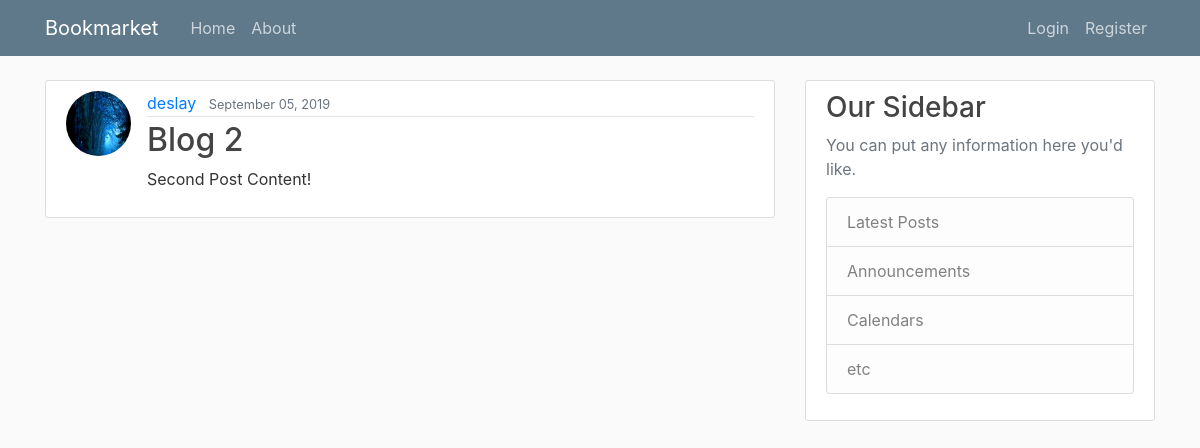
The app's page /post/2/ with its own data.
### bookmarket/models.py (models this page shows, shortened)
class Post(models.Model):
    title = models.CharField(max_length=100)
    content = models.TextField()
    date_posted = models.DateTimeField(default=timezone.now)
    authour = models.ForeignKey(User, on_delete=models.CASCADE)

### users/models.py (models this page shows, shortened)
class Profile(models.Model):
    user = models.OneToOneField(User, on_delete=models.CASCADE)
    image = models.ImageField(default='default.jpg', upload_to='profile_pics')

### bookmarket/views.py (the view)
# urls.py: path('post/<int:pk>/', PostDetailView.as_view(), name='post-detail'),
class PostDetailView(DetailView):
    model = Post

### bookmarket/templates/bookmarket/post_detail.html (shortened to what this page needs)
{% extends "bookmarket/base.html" %}
{% block content %}
<article class="media content-section">
    <img class="rounded-circle article-img" src="{{ object.authour.profile.image.url }}">
    <div class="media-body">
        <div class="article-metadata">
            <a class="mr-2" href="#">{{ object.authour }}</a>
            <small class="text-muted">{{ object.date_posted|date:"F d, Y" }}</small>
        </div>
        <h2 class="article-title">{{ object.title }}</h2>
        <p class="article-content">{{ object.content }}</p>
    </div>
</article>
{% endblock content %}

### bookmarket/static/bookmarket/main.css (style rules this page uses)
body { background: #fafafa; color: #333333; margin-top: 5rem; }
h1, h2, h3, h4, h5, h6 { color: #444444; }
.content-section { background: #ffffff; padding: 10px 20px; border: 1px solid #dddddd; border-radius: 3px; margin-bottom: 20px; }
.article-title { color: #444444; }
.article-content { white-space: pre-line; }
.article-img { height: 65px; width: 65px; margin-right: 16px; }
.article-metadata { padding-bottom: 1px; margin-bottom: 4px; border-bottom: 1px solid #e3e3e3 }

### records on screen
Post: authour.profile.image (picture), authour "deslay", date_posted "September 05, 2019", title "Blog 2", content "Second Post Content!"
